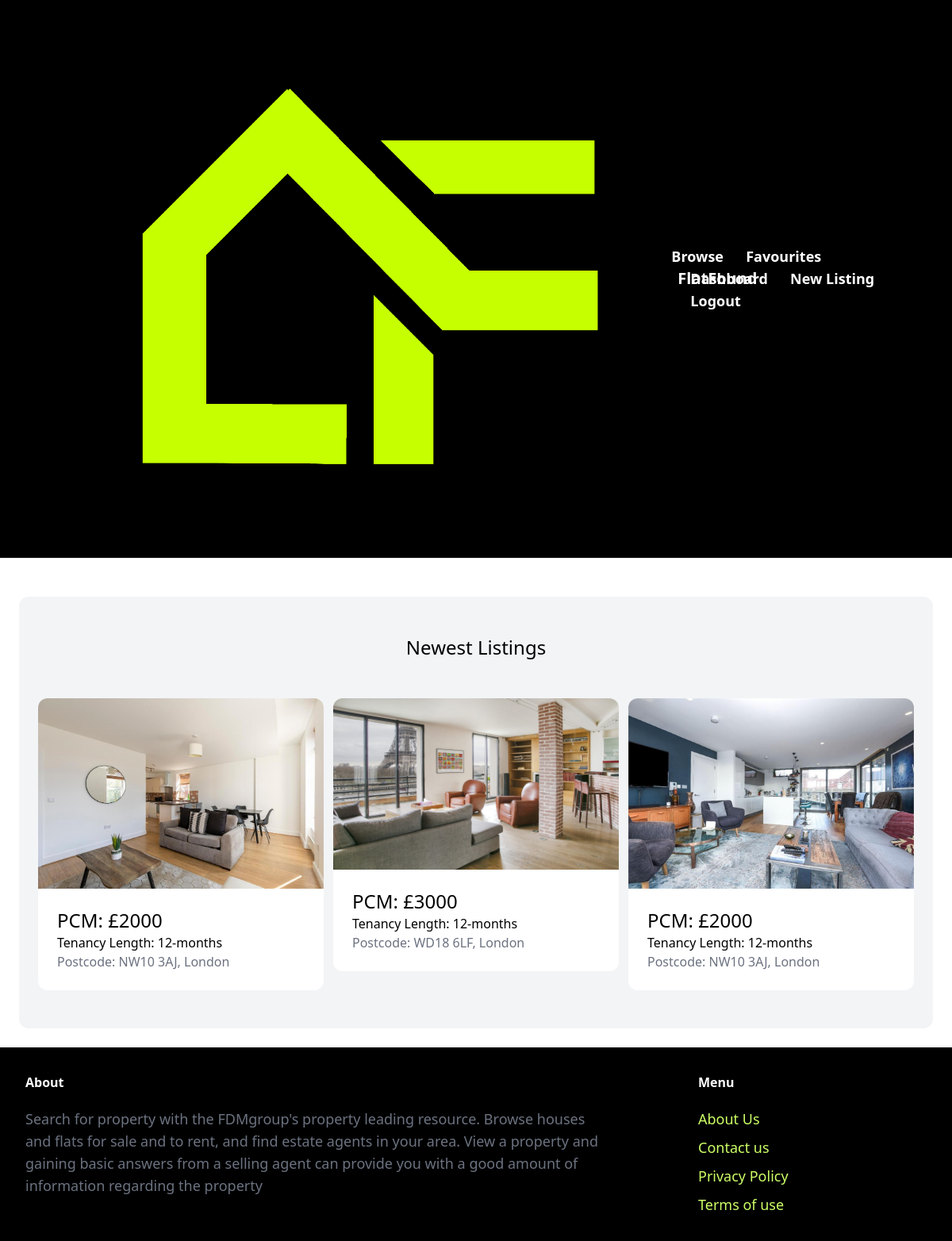
The app's page /index/ (signed in) with its own data.
### property/models.py (models this page shows, shortened)
class Property(models.Model):
    country = models.ForeignKey(Countries, related_name='countries', on_delete=models.CASCADE)
    city = models.TextField(blank=True, null=True)
    category = models.ForeignKey(Category, related_name='properties', on_delete=models.CASCADE)
    price_PCM = models.IntegerField()
    PPW = models.FloatField()
    address = models.TextField(blank=True, null=True)
    postcode = models.TextField(blank=True, null=True)
    pet_friendly = models.BooleanField(blank=True, null=True)
    number_of_beds = models.IntegerField(blank=True, null=True)
    number_of_bathrooms = models.IntegerField(blank=True, null=True)
    description = models.TextField(blank=True, null=True)
    image1 = models.ImageField(upload_to='prop_images', blank=True, null=True)
    image2 = models.ImageField(upload_to='prop_images', blank=True, null=True)
    image3 = models.ImageField(upload_to='prop_images', blank=True, null=True)
    image4 = models.ImageField(upload_to='prop_images', blank=True, null=True)
    favourites = models.ManyToManyField(User, related_name='favourite', default=None, blank=True)
    created_by = models.ForeignKey(
        User, related_name='properties', on_delete=models.CASCADE)
    created_at = models.DateField(auto_now_add=True)

class Category(models.Model):
    name = models.CharField(max_length=255)
    class Meta:
        verbose_name_plural = 'Categories'
    def __str__(self):
        return self.name  # Shows the name of property on admin page

### core/views.py (the view)
# urls.py: path('index/', views.index, name='index'),
def index(request):
    properties = Property.objects.all()[0:6]
    categories = Category.objects.all
    countries = Countries.objects.all
    return render(request, 'core/index.html', {
        'countries': countries,
        'categories': categories,
        'properties': properties
    })

### core/templates/core/index.html (shortened to what this page needs)
{% extends 'core/base.html' %}
{% block content %}
<div class="mt-6 px-6 py-12 bg-gray-100 rounded-xl">
    <h2 class="mb-12 text-2xl text-center">Newest Listings</h2>
    <div class="grid grid-cols-3 gap-3">
        {% for property in properties reversed %}
        {% if request.user != property.created_by %}
        <div>
            <a href="{% url 'property:detail' property.id %}">
                <div class="">
                    <img src="{{ property.image1.url }}" alt="" class="rounded-t-xl">
                </div>
                <div class="p-6 bg-white rounded-b-xl">
                    <h2 class="text-2xl">PCM: £{{property.price_PCM}} </h2>
                    <h2 class="text-1xl">Tenancy Length: {{property.category}} </h2>
                    <p class="text-gray-500">Postcode: {{property.postcode}}, {{property.city}}</p>
                </div>
            </a>
        </div>
        {% endif %}
        {% endfor %}
    </div>
</div>
{% endblock %}

### core/templates/core/base.html (style rules this page uses)
html, body { height: 100%; margin: 0; padding: 0; display: flex; flex-direction: column; }
body { flex: 1; }

### records on screen
Property: image1 (picture), price_PCM "2000", category "12-months", postcode "NW10 3AJ", city "London"
Property: image1 (picture), price_PCM "3000", category "12-months", postcode "WD18 6LF", city "London"
Property: image1 (picture), price_PCM "2000", category "12-months", postcode "NW10 3AJ", city "London"
